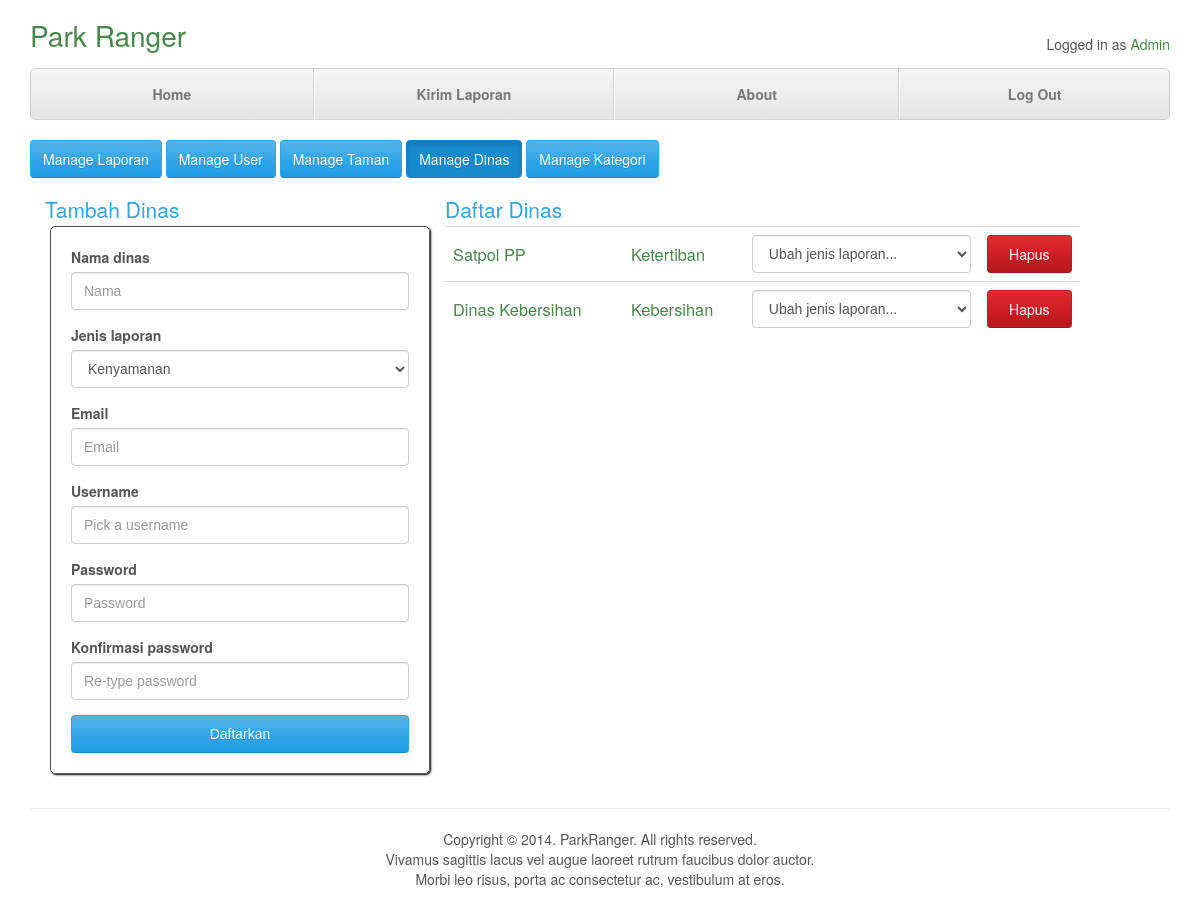
Page /manage_dinas.php on the earlier database version.
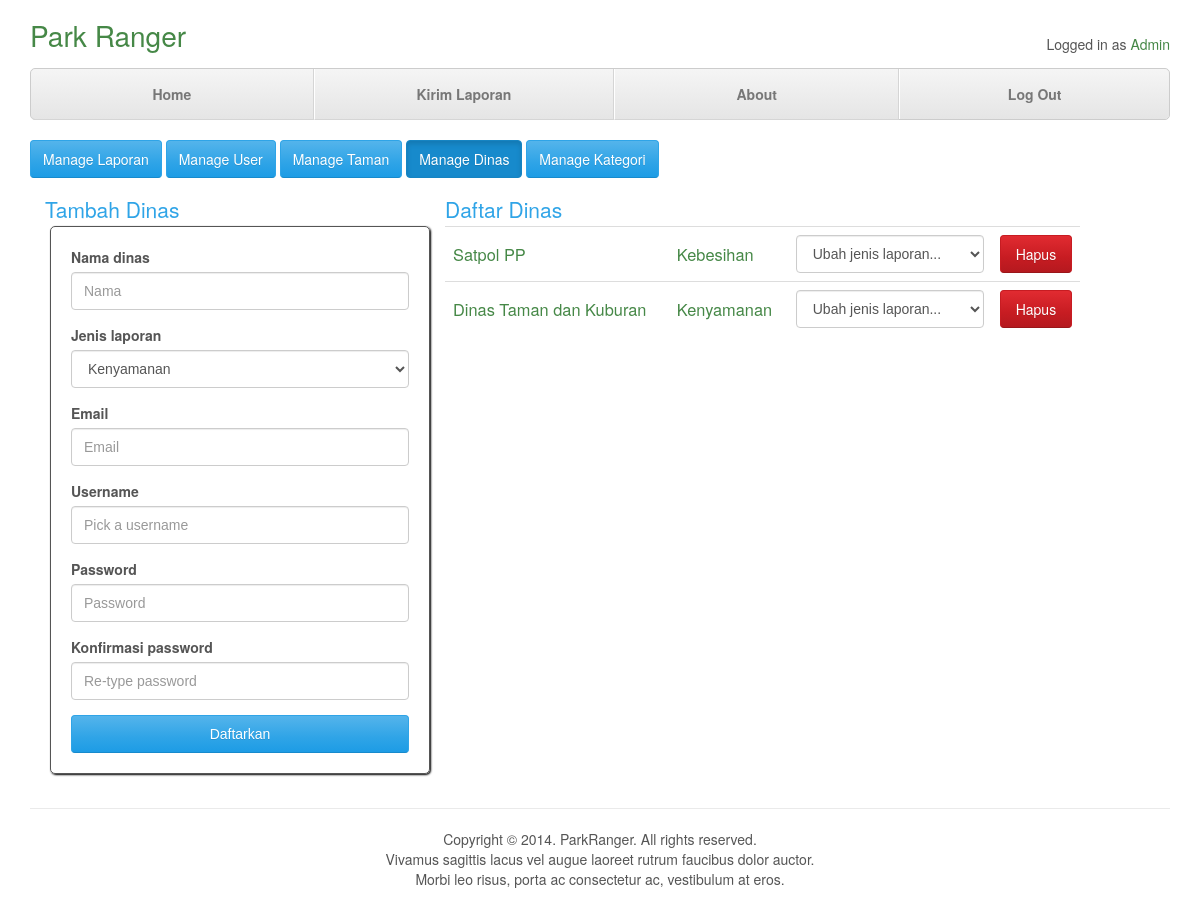
Same page on the later database version.
### tables this page shows
CREATE TABLE IF NOT EXISTS `pihak_berwenang` (
  `kategori` varchar(20) NOT NULL,
  `id_user` int(11) NOT NULL
);

CREATE TABLE IF NOT EXISTS `user` (
  `nama` varchar(50) NOT NULL,
  `email` varchar(20) NOT NULL,
  `username` varchar(20) NOT NULL,
  `password` varchar(20) NOT NULL,
`id_user` int(11) NOT NULL,
  `role` int(11) NOT NULL
);

### manage_dinas.php (the view, shortened to what this page needs)
<?php
$servername = "localhost";
$dbusername = "root";
$dbpassword = "";
$dbname = "parkranger";
$conn = new mysqli($servername, $dbusername, $dbpassword, $dbname);
?>
<!DOCTYPE html>
<html class="no-js">
    <head>
        <link rel="stylesheet" href="css/bootstrap.min.css">
        <link rel="stylesheet" href="css/normalize.css">
        <link rel="stylesheet" href="css/main.css">
        <link rel="stylesheet" href="css/manage_dinas.css">
    </head>
    <body>
    	<div class="container">
	        <div class="top">
		        <h1 class="text-muted"><a href="index.php">Park Ranger</a></h1>
			    <p class="text-right">Logged in as <a href="#">Admin</a></p>
			    <div class="clearfix"></div>
		        <ul class="nav nav-justified" role="navigation">
		        	<li><a href="index.php">Home</a></li>
		        	<li><a href="lapor.php">Kirim Laporan</a></li>
		        	<li><a href="about.php">About</a></li>
		        	<li><a href="logout.php">Log Out</a></li>
		        </ul>
	       	</div>
	       	<br/>
	       	<a class="btn btn-primary btn-laporan" href="manage_laporan.php" role="button">Manage Laporan</a>
	       	<a class="btn btn-primary btn-user" href="manage_user.php" role="button">Manage User</a>
	       	<a class="btn btn-primary btn-user" href="manage_taman.php" role="button">Manage Taman</a>
	       	<a class="btn btn-primary active btn-user" href="manage_dinas.php" role="button">Manage Dinas</a>
	       	<a class="btn btn-primary btn-user" href="manage_kategori.php" role="button">Manage Kategori</a>
			<br />
	       	<div class="col-xs-4"><h2 class="text-primary subtitle">Tambah Dinas</h2></div>
	       	<div class="col-xs-4"><h2 class="text-primary subtitle2">Daftar Dinas</h2></div>
	       	<div class="clearfix"></div>
	       	<form class="col-xs-4 col-xs-offsets-3 form" action="tambah_dinas.php" method="POST">
	       		<div class="form-group">
		       		<label for="nama" class="control-label">Nama dinas</label>
	          		<input type="text" name="nama" id="nama" class="form-control" placeholder="Nama">
		       	</div>
		       	<div class="form-group">
		       		<label for="jenisLaporan" class="control-label">Jenis laporan</label>
		       		<select name="jenisLaporan" id="jenisLaporan" class="form-control">
		       			<option value="kenyamanan">Kenyamanan</option>
		       		</select>
		       	</div>
		       	<div class="form-group">
		       		<label for="email" class="control-label">Email</label>
	       			<input type="email" name="email" id="email" class="form-control" placeholder="Email">
		       	</div>
	       		<div class="form-group">
		       		<label for="username" class="control-label">Username</label>
	          		<input type="text" name="username" id="username" class="form-control" placeholder="Pick a username">
		       	</div>
		       	<div class="form-group">
		       		<label for="password" class="control-label">Password</label>
		       		<input type="password" name="password" id="password" class="form-control" placeholder="Password">
		       	</div>
		       	<div class="form-group">
		       		<label for="confirmPassword" class="control-label">Konfirmasi password</label>
	       			<input type="password" name="passwordConfirm" id="confirmPassword" class="form-control" placeholder="Re-type password">
		       	</div>
	       		<input type="submit" value="Daftarkan" class="btn btn-primary btn-block">
	       	</form>
	       	<div class="col-xs-7">
      			<table class="table table-stripped table-hover">
      				<?php
   					$sql = "SELECT * FROM pihak_berwenang NATURAL JOIN user";
   					$result = $conn->query($sql);
   					if($result->num_rows > 0) {
   						while($row=$result->fetch_assoc()) {
   					?>
      				<tr>
      					<td><h3 class="text-success"><?php echo $row['nama'] ?></h3></td>
      					<td><h3 class="text-success" id="<?php echo $row['id_user'] ?>_kategori"><?php echo $row['kategori'] ?></h3></td>
      					<td>
      						<select name="pilKategori" id="pilKategori" class="form-control" onchange="ubahKategori(this)">
      							<option value="0">Ubah jenis laporan...</option>
      						</select>
  						</td>
      					<td><a class="btn btn-danger btn-block" href="hapus_dinas.php?id=<?php echo $row['id_user'] ?>">Hapus</a></td>
      				</tr>
      				<?php
      					}
      				}
      				else {
      					echo "Belum ada dinas yang terdaftar.";
      				}?>
      			</table>
      		</div>
	       	<div class="clearfix"></div>
			<p class="text-center footer">
				<br/>
				Copyright &copy; 2014. ParkRanger. All rights reserved.<br/>
				Vivamus sagittis lacus vel augue laoreet rutrum faucibus dolor auctor.<br/>
				Morbi leo risus, porta ac consectetur ac, vestibulum at eros.
				<br/>
			</p>
	    </div>
    </body>
</html>

### css/main.css (style rules this page uses)
html, button, input, select, textarea { color: #222; }
html { font-size: 1em; line-height: 1.4; }
.container { min-width: 1024px !important; }
.top { padding-top: 20px; }
.top > h1 { display: inline; }
.top > p { float: right; }
.top > h1 > a, .top > p > a { color: #468847; }
.nav-justified { background-color: #eee; border: 1px solid #ccc; border-radius: 5px; margin-top: 0; }
.nav-justified > li > a { padding-top: 15px; padding-bottom: 15px; margin-bottom: 0; font-weight: bold; color:#777; text-align: center; background-color: #e5e5e5; background-image: -webkit-gradient(linear, left top, left bottom, from(#f5f5f5), to(#e5e5e5)); background-image: -webkit-linear-gradient(top, #f5f5f5 0%, #e5e5e5 100%); background-image: -o-linear-gradient(top, #f5f5f5 0%, #e5e5e5 100%); background-image: -webkit-gradient(linear, left top, left bottom, from(top), color-stop(0%, #f5f5f5), to(#e5e5e5)); background-image: linear-gradient(top, #f5f5f5 0%, #e5e5e5 100%); filter: progid:DXImageTransform.Microsoft.gradient( startColorstr='#f5f5f5', endColorstr='#e5e5e5',GradientType=0 ); background-repeat: repeat-x; border-bottom: 1px solid #d5d5d5; }
.nav-justified > li:first-child > a { border-radius: 5px 5px 0 0; }
.nav-justified > li:last-child > a { border-bottom: 0; border-radius: 0 0 5px 5px; }
@media (min-width: 768px) { .nav-justified { max-height: 52px; } }
@media (min-width: 768px) { .nav-justified > li > a { border-right: 1px solid #d5d5d5; border-left: 1px solid #fff; } }
@media (min-width: 768px) { .nav-justified > li:first-child > a { border-left: 0; border-radius: 5px 0 0 5px; } }
@media (min-width: 768px) { .nav-justified > li:last-child > a { border-right: 0; border-radius: 0 5px 5px 0; } }
.footer { border-top:1px solid #eaeaea; }
.clearfix:before, .clearfix:after { content: " "; display: table; }
.clearfix:after { clear: both; }
.clearfix { *zoom: 1; }

### css/manage_dinas.css (style rules this page uses)
.subtitle { margin:0; margin-bottom: 5px; }
.subtitle2 { margin:0; margin-left: 20px; margin-bottom: 5px; }
.form { margin-left: 20px; border:1px solid ; border-radius: 5px; padding: 20px; margin-bottom: 20px; box-shadow: 1px 1px 2px black; }
table h3 { margin:0; line-height: 38px; }

Differences in the rows shown:
removed pihak_berwenang: id_user.nama "Dinas Kebersihan", kategori "Kebersihan"
changed pihak_berwenang "Satpol PP": kategori "Ketertiban" → "Kebesihan"
added pihak_berwenang: id_user.nama "Dinas Taman dan Kuburan", kategori "Kenyamanan"
